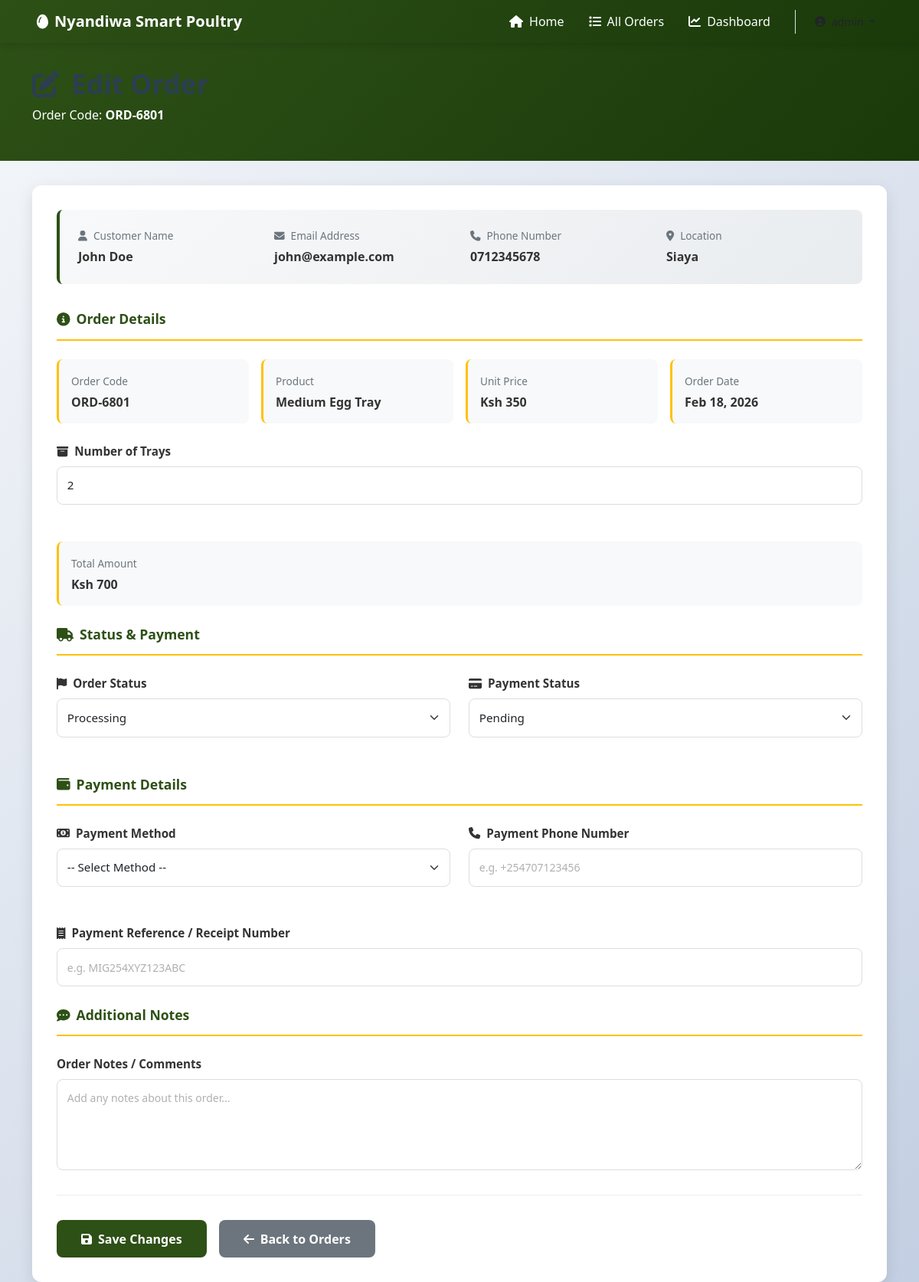
The page /edit-order/1/ (signed in) on the database its author committed.
### chickapp/models.py (models this page shows, shortened)
class order(models.Model):
    STATUS_PROCESSING = "processing"
    STATUS_IN_TRANSIT = "in_transit"
    STATUS_DELIVERED = "delivered"
    STATUS_CANCELLED = "cancelled"
    STATUS_CHOICES = [
        (STATUS_PROCESSING, "Processing"),
        (STATUS_IN_TRANSIT, "In Transit"),
        (STATUS_DELIVERED, "Delivered"),
        (STATUS_CANCELLED, "Cancelled"),
    ]
    PAYMENT_MPESA = "mpesa"
    PAYMENT_AIRTEL = "airtel_money"
    PAYMENT_CASH = "cash"
    PAYMENT_METHOD_CHOICES = [
        (PAYMENT_MPESA, "M-Pesa"),
        (PAYMENT_AIRTEL, "Airtel Money"),
        (PAYMENT_CASH, "Cash on Delivery"),
    ]
    PAYMENT_STATUS_PENDING = "pending"
    PAYMENT_STATUS_COMPLETED = "completed"
    PAYMENT_STATUS_FAILED = "failed"
    PAYMENT_STATUS_CHOICES = [
        (PAYMENT_STATUS_PENDING, "Pending"),
        (PAYMENT_STATUS_COMPLETED, "Completed"),
        (PAYMENT_STATUS_FAILED, "Failed"),
    ]
    order_code = models.CharField(max_length=12, editable=False, default='TEMP')
    customer = models.ForeignKey(customer, on_delete=models.CASCADE)
    product = models.ForeignKey(product, on_delete=models.PROTECT, null=True, blank=True)
    number_of_trays = models.PositiveIntegerField()
    amount = models.DecimalField(max_digits=10, decimal_places=2, default=0)
    status = models.CharField(max_length=20, choices=STATUS_CHOICES, default=STATUS_PROCESSING)
    payment_method = models.CharField(max_length=20, choices=PAYMENT_METHOD_CHOICES, blank=True, default="")
    payment_status = models.CharField(max_length=20, choices=PAYMENT_STATUS_CHOICES, default=PAYMENT_STATUS_PENDING)
    payment_phone = models.CharField(max_length=15, blank=True, default="")
    payment_reference = models.CharField(max_length=50, blank=True, default="")
    mpesa_checkout_request_id = models.CharField(max_length=100, blank=True, default="")
    mpesa_merchant_request_id = models.CharField(max_length=100, blank=True, default="")
    mpesa_receipt_number = models.CharField(max_length=50, blank=True, default="")
    order_date = models.DateTimeField(auto_now_add=True)
    updated_at = models.DateTimeField(auto_now=True)
    message = models.TextField(blank=True, default="")

class customer(models.Model):
    name = models.CharField(max_length=20)
    surname = models.CharField(max_length=20)
    email = models.EmailField(max_length=50)
    password = models.CharField(max_length=20)
    phone = models.CharField(max_length=10)
    location = models.CharField(max_length=20)
    message = models.TextField(blank=True, default="")

class product(models.Model):
    name = models.CharField(max_length=50)
    size = models.CharField(max_length=30, blank=True, default="")
    price = models.DecimalField(max_digits=10, decimal_places=2)
    description = models.TextField(blank=True, default="")
    is_active = models.BooleanField(default=True)
    created_at = models.DateTimeField(auto_now_add=True)

### chickapp/views.py (the view, shortened to what this page needs)
# urls.py: path('edit-order/<int:order_id>/', views.edit_order, name='edit_order'),
def edit_order(request, order_id):
    if not request.user.is_authenticated:
        return redirect('login')
    if not request.user.is_superuser and not request.user.is_staff:
        messages.error(request, 'You do not have permission to access this page.')
        return redirect('products')
    try:
        order_obj = get_object_or_404(order, pk=order_id)
    except:
        messages.error(request, 'Order not found.')
        return redirect('show_orders')
    context = {
        'order_obj': order_obj,
        'status_choices': order.STATUS_CHOICES,
        'payment_method_choices': order.PAYMENT_METHOD_CHOICES,
        'payment_status_choices': order.PAYMENT_STATUS_CHOICES,
    }
    return render(request, 'edit_order.html', context)

### chickapp/templates/edit_order.html (shortened to what this page needs)
<!DOCTYPE html>
<html lang="en">
<head>
    {% load static %}
    <link href="https://cdn.jsdelivr.net/npm/bootstrap@5.3.0/dist/css/bootstrap.min.css" rel="stylesheet">
    <link href="https://cdnjs.cloudflare.com/ajax/libs/font-awesome/6.4.0/css/all.min.css" rel="stylesheet">
    <link href="{% static 'css/custom.css' %}" rel="stylesheet">
</head>
<body>
    <nav class="navbar navbar-expand-lg navbar-dark navbar-farm sticky-top">
        <div class="container-fluid px-lg-5">
            <a class="navbar-brand d-flex align-items-center fw-bold" href="{% url 'index' %}">
                <div class="brand-icon-wrapper me-2">
                    <i class="fas fa-egg"></i>
                </div>
                <span>Nyandiwa Smart Poultry</span>
            </a>
            <div class="collapse navbar-collapse" id="navbarNav">
                <ul class="navbar-nav ms-auto align-items-center gap-3">
                    <li class="nav-item">
                        <a class="nav-link nav-link-modern" href="{% url 'index' %}">
                            <i class="fas fa-home me-2"></i>Home
                        </a>
                    </li>
                    <li class="nav-item">
                        <a class="nav-link nav-link-modern" href="{% url 'show_orders' %}">
                            <i class="fas fa-list me-2"></i>All Orders
                        </a>
                    </li>
                    <li class="nav-item">
                        <a class="nav-link nav-link-modern" href="{% url 'dashboard' %}">
                            <i class="fas fa-chart-line me-2"></i>Dashboard
                        </a>
                    </li>
                    <li class="nav-item border-start ps-3 ms-2">
                        <div class="dropdown">
                            <button class="btn btn-nav-primary btn-sm dropdown-toggle" type="button" data-bs-toggle="dropdown" aria-expanded="false">
                                <i class="fas fa-user-circle me-2"></i>{{ user.first_name|default:user.username }}
                            </button>
                        </div>
                    </li>
                </ul>
            </div>
        </div>
    </nav>
    <div class="page-header">
        <div class="container">
            <h1><i class="fas fa-edit me-3"></i>Edit Order</h1>
            <p>Order Code: <strong>{{ order_obj.order_code }}</strong></p>
        </div>
    </div>
    <main class="container mb-5">
        <div class="form-card">
            <div class="customer-info-card">
                <div class="row">
                    <div class="col-md-3">
                        <div class="customer-info-label"><i class="fas fa-user me-2"></i>Customer Name</div>
                        <div class="customer-info-value">{{ order_obj.customer.name }} {{ order_obj.customer.surname }}</div>
                    </div>
                    <div class="col-md-3">
                        <div class="customer-info-label"><i class="fas fa-envelope me-2"></i>Email Address</div>
                        <div class="customer-info-value">{{ order_obj.customer.email }}</div>
                    </div>
                    <div class="col-md-3">
                        <div class="customer-info-label"><i class="fas fa-phone me-2"></i>Phone Number</div>
                        <div class="customer-info-value">{{ order_obj.customer.phone }}</div>
                    </div>
                    <div class="col-md-3">
                        <div class="customer-info-label"><i class="fas fa-map-marker-alt me-2"></i>Location</div>
                        <div class="customer-info-value">{{ order_obj.customer.location }}</div>
                    </div>
                </div>
            </div>
            <form method="POST" class="order-form">
                <div class="form-section-title">
                    <i class="fas fa-info-circle me-2"></i>Order Details
                </div>
                <div class="order-info-grid">
                    <div class="info-box">
                        <label>Order Code</label>
                        <div class="info-box-value">{{ order_obj.order_code }}</div>
                    </div>
                    <div class="info-box">
                        <label>Product</label>
                        <div class="info-box-value">{{ order_obj.product.name|default:"N/A" }}</div>
                    </div>
                    <div class="info-box">
                        <label>Unit Price</label>
                        <div class="info-box-value">Ksh {{ order_obj.product.price|floatformat:0|default:"N/A" }}</div>
                    </div>
                    <div class="info-box">
                        <label>Order Date</label>
                        <div class="info-box-value">{{ order_obj.order_date|date:"M d, Y" }}</div>
                    </div>
                </div>
                <div class="form-row">
                    <div class="form-group">
                        <label for="number_of_trays" class="form-label">
                            <i class="fas fa-archive me-2"></i>Number of Trays
                        </label>
                        <input type="number" id="number_of_trays" name="number_of_trays" class="form-control"
                               value="{{ order_obj.number_of_trays }}" min="1" required
                               onchange="updateAmount()">
                    </div>
                </div>
                <div class="form-row">
                    <div class="info-box">
                        <label>Total Amount</label>
                        <div class="info-box-value">Ksh <span id="totalAmount">{{ order_obj.amount|floatformat:0 }}</span></div>
                    </div>
                </div>
                <div class="form-section-title">
                    <i class="fas fa-truck me-2"></i>Status & Payment
                </div>
                <div class="form-row">
                    <div class="form-group">
                        <label for="status" class="form-label">
                            <i class="fas fa-flag me-2"></i>Order Status
                        </label>
                        <select id="status" name="status" class="form-select" required>
                            {% for value, label in status_choices %}
                            <option value="{{ value }}" {% if order_obj.status == value %}selected{% endif %}>
                                {{ label }}
                            </option>
                            {% endfor %}
                        </select>
                    </div>
                    <div class="form-group">
                        <label for="payment_status" class="form-label">
                            <i class="fas fa-credit-card me-2"></i>Payment Status
                        </label>
                        <select id="payment_status" name="payment_status" class="form-select" required>
                            {% for value, label in payment_status_choices %}
                            <option value="{{ value }}" {% if order_obj.payment_status == value %}selected{% endif %}>
                                {{ label }}
                            </option>
                            {% endfor %}
                        </select>
                    </div>
                </div>
                <div class="form-section-title">
                    <i class="fas fa-wallet me-2"></i>Payment Details
                </div>
                <div class="form-row">
                    <div class="form-group">
                        <label for="payment_method" class="form-label">
                            <i class="fas fa-money-bill-alt me-2"></i>Payment Method
                        </label>
                        <select id="payment_method" name="payment_method" class="form-select">
                            <option value="">-- Select Method --</option>
                        </select>
                    </div>
                    <div class="form-group">
                        <label for="payment_phone" class="form-label">
                            <i class="fas fa-phone me-2"></i>Payment Phone Number
                        </label>
                        <input type="text" id="payment_phone" name="payment_phone" class="form-control"
                               value="{{ order_obj.payment_phone }}" placeholder="e.g. +254707123456">
                    </div>
                </div>
                <div class="form-group">
                    <label for="payment_reference" class="form-label">
                        <i class="fas fa-receipt me-2"></i>Payment Reference / Receipt Number
                    </label>
                    <input type="text" id="payment_reference" name="payment_reference" class="form-control"
                           value="{{ order_obj.payment_reference }}" placeholder="e.g. MIG254XYZ123ABC">
                </div>
                <div class="form-section-title">
                    <i class="fas fa-comment-dots me-2"></i>Additional Notes
                </div>
                <div class="form-group">
                    <label for="message" class="form-label">Order Notes / Comments</label>
                    <textarea id="message" name="message" class="form-control" rows="4"
                              placeholder="Add any notes about this order...">{{ order_obj.message }}</textarea>
                </div>
                <div class="button-group">
                    <button type="submit" class="btn btn-farm-green">
                        <i class="fas fa-save me-2"></i>Save Changes
                    </button>
                    <a href="{% url 'show_orders' %}" class="btn btn-secondary-custom">
                        <i class="fas fa-arrow-left me-2"></i>Back to Orders
                    </a>
                </div>
            </form>
        </div>
    </main>
</body>
</html>

### rows shown on the page
order: order_code "ORD-6801", customer.name "John", customer.surname "Doe", customer.email "john@example.com", customer.phone "0712345678", customer.location "Siaya", product.name "Medium Egg Tray", product.price "350", order_date "Feb 18, 2026", number_of_trays "2", amount "700", status "Processing", payment_status "Pending"
